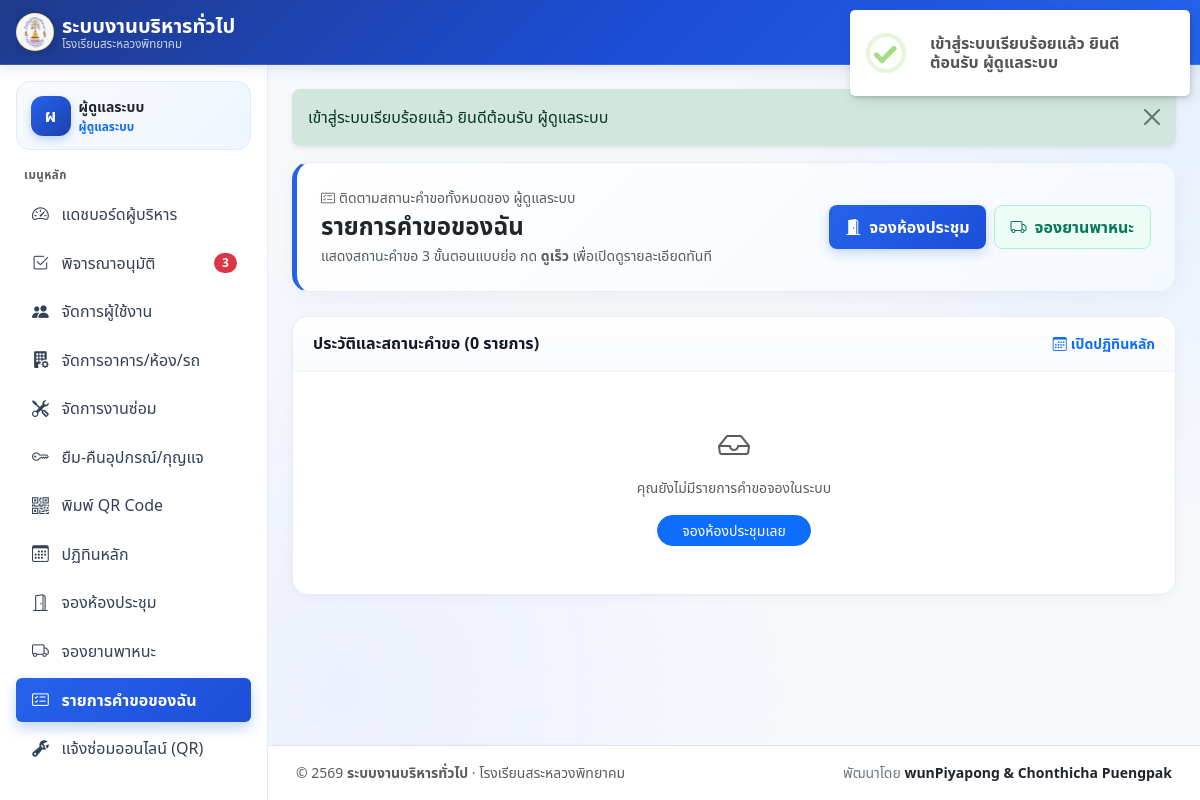
The app's page /my_bookings.php (signed in) with its own data.
### tables this page shows
CREATE TABLE users (
    id INT UNSIGNED AUTO_INCREMENT PRIMARY KEY,
    user_type ENUM('internal', 'external') NOT NULL DEFAULT 'internal',
    role ENUM('user', 'external_user', 'head', 'vice_director', 'director', 'staff', 'admin') NOT NULL DEFAULT 'user',
    username VARCHAR(100) NOT NULL,
    staff_id VARCHAR(50) NULL,
    password_hash VARCHAR(255) NOT NULL,
    full_name VARCHAR(150) NOT NULL,
    position_title VARCHAR(150) NULL,
    department VARCHAR(150) NULL,
    organization VARCHAR(200) NULL,
    phone VARCHAR(30) NULL,
    email VARCHAR(150) NOT NULL,
    line_user_id VARCHAR(100) NULL,
    is_active TINYINT(1) NOT NULL DEFAULT 1,
    created_at DATETIME NOT NULL DEFAULT CURRENT_TIMESTAMP,
    updated_at DATETIME NOT NULL DEFAULT CURRENT_TIMESTAMP ON UPDATE CURRENT_TIMESTAMP,
    UNIQUE KEY uq_users_username (username),
    UNIQUE KEY uq_users_staff_id (staff_id),
    UNIQUE KEY uq_users_email (email),
    KEY idx_users_role_active (role, is_active),
    KEY idx_users_type (user_type)
);

### my_bookings.php (the view, shortened to what the rows shown need)
<?php
require_once __DIR__ . '/includes/auth.php';
$user = require_login();
$pdo = get_pdo();
$activeNav = 'my_bookings';
$stmt = $pdo->prepare(
    'SELECT b.*, r.room_code, r.name AS room_name,
            v.vehicle_code, v.brand_model AS vehicle_name, v.plate_number,
            d.full_name AS driver_name, d.phone AS driver_phone
     FROM bookings b
     LEFT JOIN rooms r ON r.id = b.room_id
     LEFT JOIN vehicles v ON v.id = b.vehicle_id
     LEFT JOIN drivers d ON d.id = b.driver_id
     WHERE b.requester_id = :uid
     ORDER BY b.created_at DESC, b.id DESC'
);
$stmt->execute([':uid' => (int)$user['id']]);
$bookings = $stmt->fetchAll();
require __DIR__ . '/includes/layout_header.php';
?>
<div class="welcome-card p-3 p-md-4 mb-4">
    <div class="d-flex flex-column flex-md-row align-items-md-center justify-content-between gap-3">
        <div class="min-w-0">
            <div class="small text-muted mb-1">
                <i class="bi bi-card-checklist me-1"></i>ติดตามสถานะคำขอทั้งหมดของ <?= e($user['full_name']) ?>
            </div>
            <h1 class="h4 fw-bold text-dark mb-1" data-testid="my-bookings-heading">รายการคำขอของฉัน</h1>
            <p class="small text-muted mb-0">แสดงสถานะคำขอ 3 ขั้นตอนแบบย่อ กด <strong>ดูเร็ว</strong> เพื่อเปิดดูรายละเอียดทันที</p>
        </div>
    </div>
</div>
<div class="spotlight-card">
    <div class="spotlight-header">
        <h2 class="h6 fw-bold mb-0">ประวัติและสถานะคำขอ (<?= count($bookings) ?> รายการ)</h2>
    </div>
</div>
<?php require __DIR__ . '/includes/layout_footer.php'; ?>

### includes/layout_header.php (shortened to what the rows shown need)
<?php
$user = function_exists('current_user') ? current_user() : null;
$currentScript = basename((string)($_SERVER['PHP_SELF'] ?? ''), '.php');
$activeKey = $activeNav ?? $currentScript;
$showSidebar = ($user !== null) && empty($hideSidebar);
$menuItems = ($showSidebar && function_exists('nav_items')) ? nav_items($user) : [];
$roleLabels = defined('ROLE_LABELS') ? ROLE_LABELS : [
    'user'          => 'บุคลากรภายใน',
    'external_user' => 'บุคคลภายนอก',
    'head'          => 'หัวหน้างาน',
    'vice_director' => 'รองผู้อำนวยการ',
    'director'      => 'ผู้อำนวยการ',
    'staff'         => 'เจ้าหน้าที่บริหาร/ช่าง',
    'admin'         => 'ผู้ดูแลระบบ',
];
$roleCode = (string)($user['role'] ?? '');
$roleDisplay = $roleLabels[$roleCode] ?? $roleCode;
$isSidebarScrollable = ($roleCode === 'admin') || (count($menuItems) > 9);
$userDisplayName = (string)($user['full_name'] ?? $user['username'] ?? '');
$userInitial = $userDisplayName !== '' ? mb_substr($userDisplayName, 0, 1, 'UTF-8') : 'U';
?>
<!DOCTYPE html>
<html lang="th">
<head>
    <link rel="stylesheet" href="<?= e(app_url('/assets/vendor/bootstrap/bootstrap.min.css')) ?>">
    <link rel="stylesheet" href="<?= e(app_url('/assets/vendor/bootstrap/bootstrap-icons.min.css')) ?>">
    <link rel="stylesheet" href="<?= e(app_url('/assets/css/app.css')) ?>">
</head>
<body class="d-flex flex-column min-vh-100<?= $showSidebar ? ' has-sidebar' : '' ?><?= !empty($bodyClass) ? ' ' . e($bodyClass) : '' ?>">
<div class="app-shell flex-grow-1<?= $showSidebar ? ' d-lg-flex' : '' ?>">
    <?php if ($showSidebar): ?>
        <aside class="offcanvas-lg offcanvas-start app-sidebar no-print <?= $isSidebarScrollable ? 'is-scrollable' : 'is-locked' ?>"
               tabindex="-1"
               id="appSidebar"
               aria-labelledby="appSidebarLabel"
               data-testid="sidebar-nav">
            <div class="offcanvas-body flex-column p-3">
                <div class="sidebar-user-card d-none d-lg-flex align-items-center gap-2 mb-3">
                    <span class="sidebar-user-avatar"><?= e($userInitial) ?></span>
                    <div class="min-w-0">
                        <div class="fw-bold text-dark text-truncate small"><?= e($userDisplayName) ?></div>
                        <div class="text-primary fw-semibold" style="font-size: 0.74rem;"><?= e($roleDisplay) ?></div>
                    </div>
                </div>
                <div class="text-uppercase text-muted fw-semibold px-2 mb-2 d-none d-lg-block" style="font-size: 0.72rem; letter-spacing: 0.04em;">เมนูหลัก</div>
                <nav class="nav nav-pills flex-column gap-1 w-100" aria-label="เมนูหลัก">
                    <?php foreach ($menuItems as $item):
                        $href = (string)($item['href'] ?? '#');
                        $itemKey = (string)($item['key'] ?? basename($href, '.php'));
                        $isActive = ($activeKey === $itemKey) || ($currentScript === basename($href, '.php'));
                        $testId = (string)($item['testid'] ?? ('nav-' . str_replace('_', '-', $itemKey)));
                    ?>
                        <a href="<?= e($href) ?>"
                           class="nav-link app-nav-link<?= $isActive ? ' active' : '' ?>"
                           <?= $isActive ? 'aria-current="page"' : '' ?>
                           data-testid="<?= e($testId) ?>">
                            <?php if (!empty($item['icon'])): ?>
                                <i class="bi <?= e((string)$item['icon']) ?>"></i>
                            <?php endif; ?>
                            <span class="flex-grow-1"><?= e((string)($item['label'] ?? $itemKey)) ?></span>
                            <?php if (!empty($item['badge'])): ?>
                                <span class="badge rounded-pill <?= $isActive ? 'text-bg-light text-primary' : 'text-bg-danger' ?>">
                                    <?= e((string)$item['badge']) ?>
                                </span>
                            <?php endif; ?>
                        </a>
                    <?php endforeach; ?>
                </nav>
            </div>
        </aside>
    <?php endif; ?>
    <main class="flex-grow-1 min-w-0 p-3 p-md-4 app-main" data-testid="main-content">

### records on screen
users: full_name "ผ", full_name "ผู้ดูแลระบบ", role "ผู้ดูแลระบบ"

### other values on screen
$appName "ระบบงานบริหารทั่วไป"
$appOrgName "โรงเรียนสระหลวงพิทยาคม"
$item['label'] "แดชบอร์ดผู้บริหาร"
$item['label'] "พิจารณาอนุมัติ"
$item['badge'] "3"
$item['label'] "จัดการผู้ใช้งาน"
$item['label'] "จัดการอาคาร/ห้อง/รถ"
$item['label'] "จัดการงานซ่อม"
$item['label'] "ยืม-คืนอุปกรณ์/กุญแจ"
$item['label'] "พิมพ์ QR Code"
$item['label'] "ปฏิทินหลัก"
$item['label'] "จองห้องประชุม"
$item['label'] "จองยานพาหนะ"
$item['label'] "รายการคำขอของฉัน"
$item['label'] "แจ้งซ่อมออนไลน์ (QR)"
